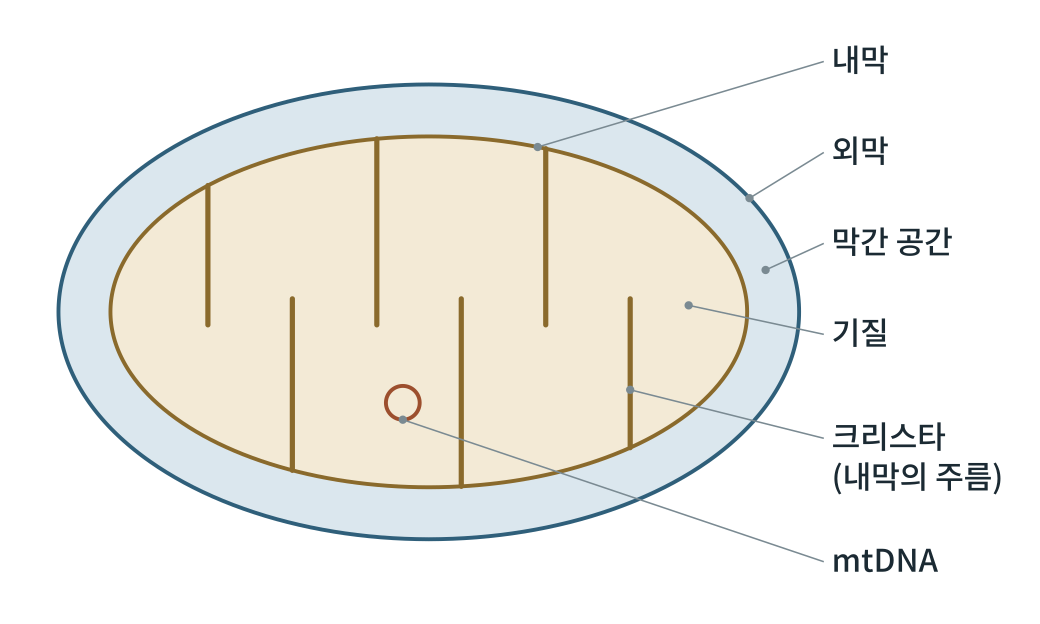
#> input picture obese2/figures2/out/그림10-2.png, 2079 x 1247 px (shown at 1/2 size)
$ python fig10-2.py
#> lines starting #> are read from the running program, lines starting #| are printed output that depends on the picture
### obese2/figures/scripts/figlib.py
# -*- coding: utf-8 -*-
"""생물·의학 대중서 그림 생성 라이브러리 (좌표 명시 SVG) — biofig_kit (원본: 「인삼과 암치유」 2026-09)

좌표계: viewBox 폭 800, 출력 폭 120mm  →  1단위 = 0.15mm = 0.425pt
  · 글자 최소 22단위(≈9.4pt).  book1.md 기준(700폭에서 18 = 8.2pt)보다 엄격하다.
  · 제목 26 이상, 수치 강조 28 이상 권장.
모든 글자의 예상 경계상자를 기록해 두었다가 save() 때
  ① 글자↔글자 겹침  ② 캔버스 밖 넘침  ③ 상자 넘침(tbox)  ④ 글자 위에 나중에 그린 불투명 도형
을 검사해 WARN에 쌓는다.  report()가 0건이어야 완성이다.

색 규칙(책 전체 통일, 흑백 인쇄에서도 명도 차로 구분):
  정상세포·일반구조 = BLUE 계열,  암세포 = WARM 계열,  면역세포 = GREEN 계열,
  인삼·진세노사이드 = GOLD 계열,  보조선·주석 = GRAY
"""
import os, math

UNIT_PT = 120.0 / 800 * 72 / 25.4
MIN_FS = 22
FONT = "'Noto Sans CJK KR',sans-serif"

INK    = '#1b2a33'
BLUE   = '#2f5f7a'; LBLUE = '#dbe7ee'; FILL = '#eef3f6'
GRAY   = '#7a8a92'; LGRAY = '#f2f4f5'; MGRAY = '#c9d1d5'
WARM   = '#9c4f2e'; LWARM = '#f3e3da'; MWARM = '#d9a48a'
GREEN  = '#3b6a4f'; LGREEN = '#e1ede5'; MGREEN = '#9cc0a9'
GOLD   = '#8a6a2c'; LGOLD = '#f3ead6'; MGOLD = '#d6bd84'
WHITE  = '#ffffff'

WARN = []


def _w(s, fs):
    """문자열 렌더링 폭 추정(단위). 한글·한자=1.0em, 영문·숫자=0.58em, 좁은 기호=0.32em"""
    t = 0.0
    for c in s:
        o = ord(c)
        if o > 0x1100 and not (0x2000 <= o <= 0x206f):
            t += 1.0
        elif c == ' ':
            t += 0.32
        elif c in 'ilj.,·|()[]:;\'"!':
            t += 0.32
        elif c in 'mwMW':
            t += 0.85
        else:
            t += 0.58
    return t * fs


def _ov(a, b):
    ix = min(a[2], b[2]) - max(a[0], b[0])
    iy = min(a[3], b[3]) - max(a[1], b[1])
    if ix <= 0 or iy <= 0:
        return 0.0
    sa = (a[2] - a[0]) * (a[3] - a[1]); sb = (b[2] - b[0]) * (b[3] - b[1])
    return ix * iy / max(1e-6, min(sa, sb))


class Fig:
    def __init__(self, name, h, w=800):
        self.name, self.w, self.h = name, w, h
        self.parts = []
        self.texts = []      # (box, s, order)
        self.shapes = []     # (box, order)  불투명 도형
        self.order = 0
        self.minfs = 999

    def _add(self, svg, box=None, opaque=False):
        self.parts.append(svg)
        if box and opaque:
            self.shapes.append((box, self.order))
        self.order += 1

    # ── 기본 도형 ──────────────────────────────────────────────
    # [6 lines left out: function rect, not called in this run]

    def circle(self, cx, cy, r, fill=FILL, stroke=BLUE, sw=2, dash=None):
        d = f' stroke-dasharray="{dash}"' if dash else ''
        self._add(f'<circle cx="{cx}" cy="{cy}" r="{r}" fill="{fill}" stroke="{stroke}" stroke-width="{sw}"{d}/>',
                  (cx - r, cy - r, cx + r, cy + r), fill not in ('none', ''))

    def ellipse(self, cx, cy, rx, ry, fill=FILL, stroke=BLUE, sw=2, rot=0):
        t = f' transform="rotate({rot} {cx} {cy})"' if rot else ''
        self._add(f'<ellipse cx="{cx}" cy="{cy}" rx="{rx}" ry="{ry}" fill="{fill}" stroke="{stroke}" '
                  f'stroke-width="{sw}"{t}/>', (cx - rx, cy - ry, cx + rx, cy + ry),
                  fill not in ('none', '') and not rot)

    def line(self, x1, y1, x2, y2, stroke=GRAY, sw=2, dash=None):
        d = f' stroke-dasharray="{dash}"' if dash else ''
        self._add(f'<line x1="{x1}" y1="{y1}" x2="{x2}" y2="{y2}" stroke="{stroke}" stroke-width="{sw}"{d}/>')

    def path(self, d, stroke=BLUE, sw=2.5, fill='none', dash=None, opacity=1):
        da = f' stroke-dasharray="{dash}"' if dash else ''
        op = f' opacity="{opacity}"' if opacity != 1 else ''
        self._add(f'<path d="{d}" fill="{fill}" stroke="{stroke}" stroke-width="{sw}" '
                  f'stroke-linejoin="round" stroke-linecap="round"{da}{op}/>')

    # [4 lines left out: function poly, not called in this run]

    def raw(self, svg):
        """직접 작성한 SVG 조각(겹침 검사 대상 아님 — 글자는 반드시 text()로 넣을 것)"""
        self._add(svg)

    def text(self, x, y, s, fs=24, weight=400, anchor='middle', color=INK, italic=False, check=True):
        if fs < MIN_FS:
            WARN.append(f'{self.name}: 글자 크기 {fs} < {MIN_FS} «{s[:20]}»')
            fs = MIN_FS
        self.minfs = min(self.minfs, fs)
        it = ' font-style="italic"' if italic else ''
        esc = s.replace('&', '&amp;').replace('<', '&lt;').replace('>', '&gt;')
        w = _w(s, fs)
        x0 = x - w / 2 if anchor == 'middle' else (x - w if anchor == 'end' else x)
        box = (x0, y - fs * 0.80, x0 + w, y + fs * 0.18)
        if check:
            self.texts.append((box, s, self.order))
        self._add(f'<text x="{x}" y="{y}" font-family="{FONT}" font-size="{fs}" font-weight="{weight}" '
                  f'text-anchor="{anchor}" fill="{color}"{it}>{esc}</text>')
        return box

    # [49 lines left out: functions lines, arrow, carrow, inhibit, tbox, not called in this run]

    def callout(self, px, py, lx, ly, lines, fs=22, anchor='start', color=INK, dot=True, lead=1.28,
                weight=400, sub=None):
        """리더선 라벨: 부위(px,py)에서 라벨(lx,ly)까지 가는 회색 선.
           라벨은 도형 바깥 여백에 둔다. anchor='start'면 라벨 왼쪽 끝이 lx, 'end'면 오른쪽 끝이 lx.
           sub: 둘째 줄에 작은 글씨(원어 등)"""
        arr = list(lines) if isinstance(lines, (list, tuple)) else [lines]
        gap = 6
        ex = lx - gap if anchor == 'start' else lx + gap
        self.line(px, py, ex, ly - fs * 0.32, GRAY, 1.2)
        if dot:
            self._add(f'<circle cx="{px}" cy="{py}" r="3.2" fill="{GRAY}"/>')
        yy = ly
        for i, s in enumerate(arr):
            self.text(lx, yy, s, fs, 700 if (i == 0 and weight == 700) else weight, anchor, color)
            yy += fs * lead
        if sub:
            self.text(lx, yy - fs * lead + fs * 1.15 + 4, sub, MIN_FS, 400, anchor, GRAY)

    # [15 lines left out: functions badge, hbar, axis_label, not called in this run]

    # ── 저장 ──────────────────────────────────────────────────
    def _check(self):
        T = self.texts
        for i in range(len(T)):
            for j in range(i + 1, len(T)):
                r = _ov(T[i][0], T[j][0])
                if r > 0.06:
                    WARN.append(f'{self.name}: 글자 겹침 {r:.0%} «{T[i][1][:16]}» ↔ «{T[j][1][:16]}»')
        for box, s, o in T:
            if box[0] < 2 or box[2] > self.w - 2 or box[1] < 2 or box[3] > self.h - 2:
                WARN.append(f'{self.name}: 캔버스 넘침 «{s[:20]}» x{box[0]:.0f}~{box[2]:.0f} y{box[1]:.0f}~{box[3]:.0f}')
            for sb, so in self.shapes:
                if so > o and _ov(box, sb) > 0.25:
                    WARN.append(f'{self.name}: 글자가 나중 도형에 가려짐 «{s[:20]}»')

    def save(self, outdir):
        self._check()
        mm_h = self.h / self.w * 120
        svg = (f'<svg xmlns="http://www.w3.org/2000/svg" viewBox="0 0 {self.w} {self.h}" '
               f'width="120mm" height="{mm_h:.1f}mm">'
               f'<rect x="0" y="0" width="{self.w}" height="{self.h}" fill="#ffffff"/>'
               + ''.join(self.parts) + '</svg>')
        os.makedirs(outdir, exist_ok=True)
        open(os.path.join(outdir, self.name), 'w', encoding='utf-8').write(svg)
        return self.name, self.minfs * UNIT_PT


# [18 lines left out: functions point_in_poly, contain, not called in this run]


def report(prefix=''):
    W = [w for w in WARN if w.startswith(prefix)] if prefix else WARN
    if W:
        print(f'⚠ 경고 {len(W)}건:')
        for w in W:
            print('  ', w)
    else:
        print('✓ 겹침·넘침·글자크기 경고 0건')
    return len(W)

### obese2/figures2/scripts/fig10-2.py
# -*- coding: utf-8 -*-
import os, sys, math
sys.path.insert(0, os.path.dirname(os.path.abspath(__file__)))
import figlib as F
from figlib import Fig, INK, BLUE, LBLUE, GRAY, WARM, LWARM, GREEN, LGREEN, GOLD, LGOLD
here = os.path.dirname(os.path.abspath(__file__)); OUT = os.path.join(here, "..", "svg")
f = Fig('fig10-2.svg', 480)
cx, cy = 330, 240
f.ellipse(cx, cy, 285, 175, LBLUE, BLUE, 3)
f.ellipse(cx, cy, 245, 135, LGOLD, GOLD, 3)
# 크리스타: 내막이 안쪽으로 접힌 주름
xs = [-170, -105, -40, 25, 90, 155]
for i, dx in enumerate(xs):
    t = math.sqrt(1 - (dx / 245) ** 2) * 135
    if i % 2 == 0:
        f.path(f'M {cx+dx} {cy-t} L {cx+dx} {cy+10}', GOLD, 4)
    else:
        f.path(f'M {cx+dx} {cy+t} L {cx+dx} {cy-10}', GOLD, 4)
f.circle(cx - 20, cy + 70, 13, 'none', WARM, 3)
f.callout(cx + 245 * math.cos(math.radians(70)), cy - 135 * math.sin(math.radians(70)), 640, 55, ['내막'], 24)
f.callout(cx + 285 * math.cos(math.radians(30)), cy - 175 * math.sin(math.radians(30)), 640, 125, ['외막'], 24)
f.callout(cx + 265 * math.cos(math.radians(12)), cy - 155 * math.sin(math.radians(12)), 640, 195, ['막간 공간'], 24)
f.callout(cx + 200, cy - 5, 640, 265, ['기질'], 24)
f.callout(cx + 155, cy + 60, 640, 345, ['크리스타', '(내막의 주름)'], 24)
f.callout(cx - 20, cy + 83, 640, 440, ['mtDNA'], 24)
print(f.save(OUT)); F.report()
import cairosvg
from PIL import Image
o = os.path.join(here, '..', 'out')
cairosvg.svg2png(url=os.path.join(OUT, 'fig10-2.svg'), write_to=os.path.join(o, '그림10-2.png'), output_width=2079, background_color='white')
#> (this line was passed over: cairosvg is not available in this run)
Image.open(os.path.join(o, '그림10-2.png')).convert('L').save(os.path.join(o, '그림10-2-흑백.png'))
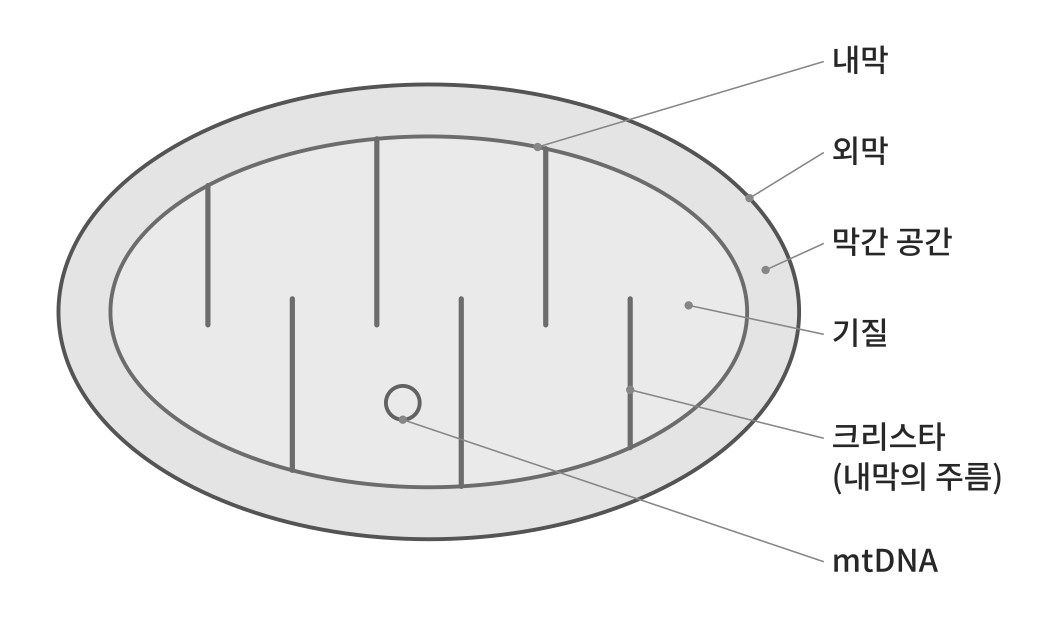
#> saved as 그림10-2-흑백.png: PIL image 2079x1247 L (shown at 1/2 size); min 39, max 255, mean 239.2

$ run again, with obese2/figures2/out/그림1-1.png copied over obese2/figures2/out/그림10-2.png
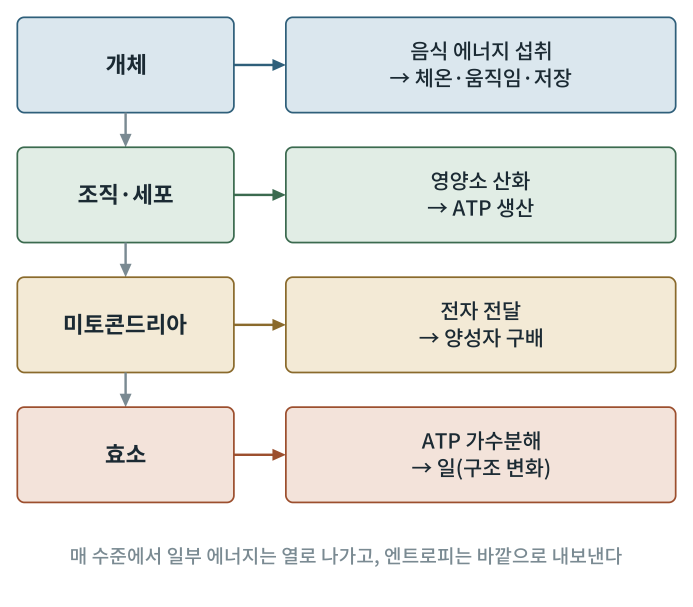
#> input picture obese2/figures2/out/그림1-1.png, 2079 x 1819 px (shown at 1/3 size)
#> `Image.open(os.path.join(o, '그림10-2.png')).convert('L').save(os.path.jo..`:
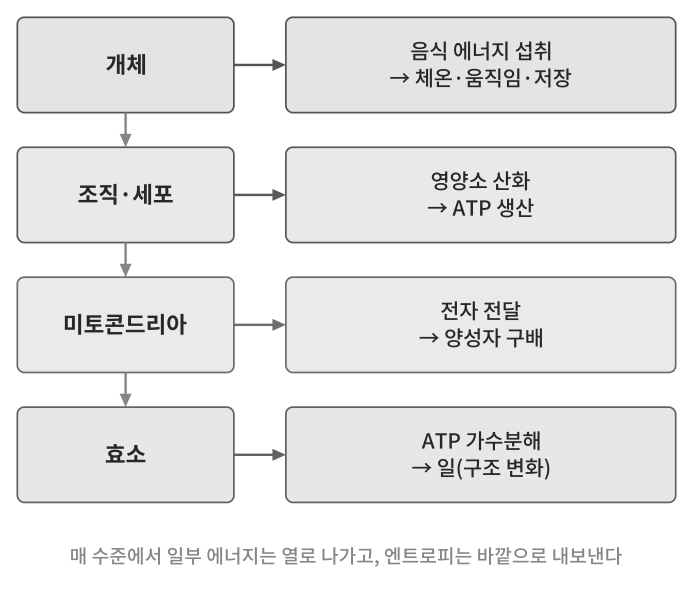
#> saved as 그림10-2-흑백.png: PIL image 2079x1819 L (shown at 1/3 size); min 39, max 255, mean 233.6

$ run again, with obese2/figures2/out/그림10-1.png copied over obese2/figures2/out/그림10-2.png
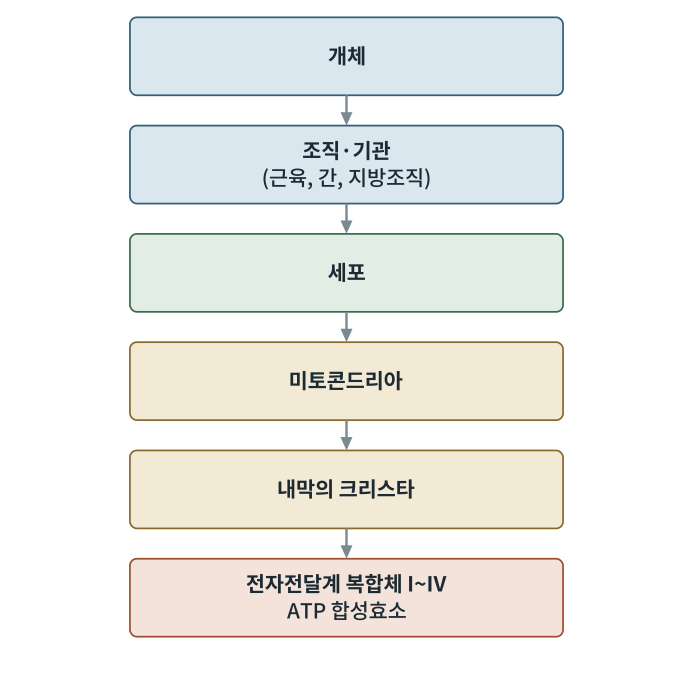
#> input picture obese2/figures2/out/그림10-1.png, 2079 x 2053 px (shown at 1/3 size)
#> `Image.open(os.path.join(o, '그림10-2.png')).convert('L').save(os.path.jo..`:
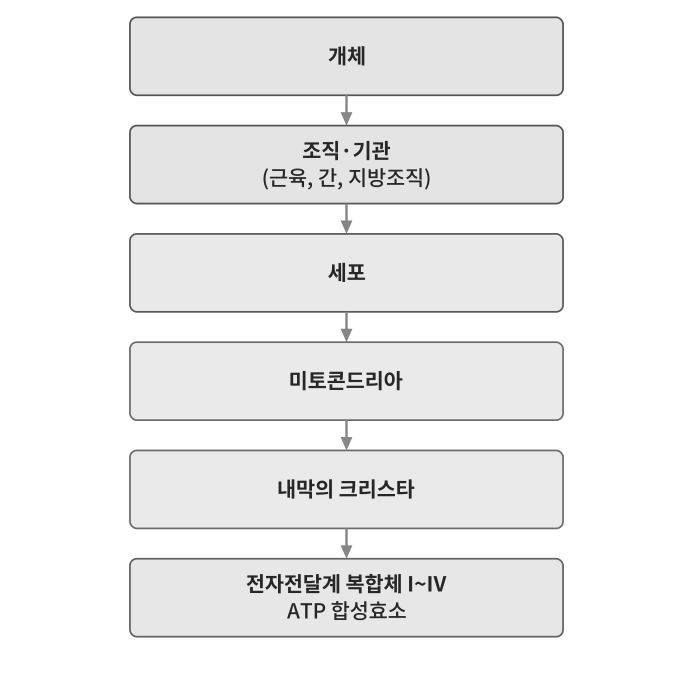
#> saved as 그림10-2-흑백.png: PIL image 2079x2053 L (shown at 1/3 size); min 39, max 255, mean 239.1

$ run again, with obese2/figures2/out/그림11-1.png copied over obese2/figures2/out/그림10-2.png
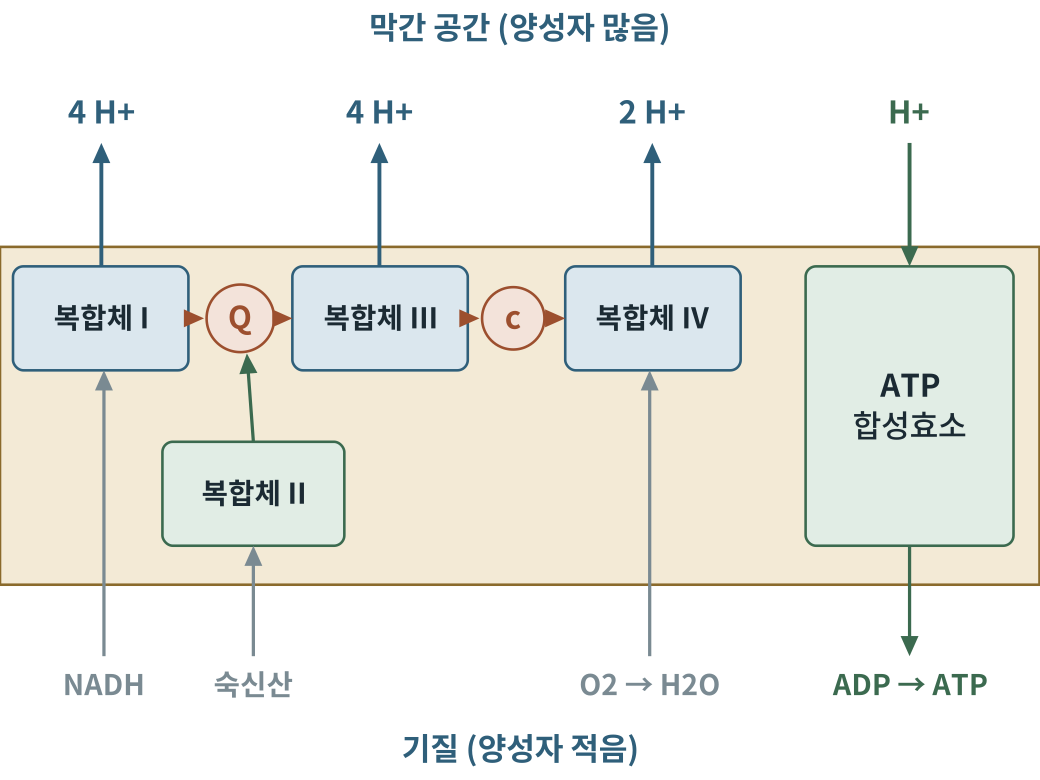
#> input picture obese2/figures2/out/그림11-1.png, 2079 x 1559 px (shown at 1/2 size)
#> `Image.open(os.path.join(o, '그림10-2.png')).convert('L').save(os.path.jo..`:
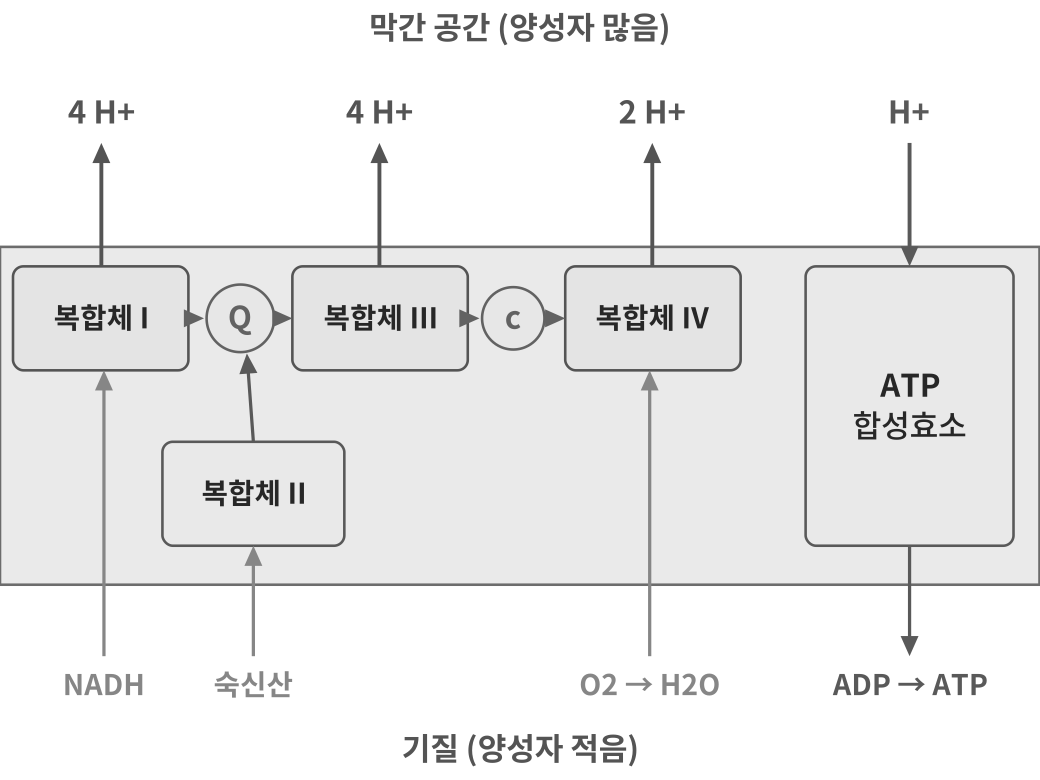
#> saved as 그림10-2-흑백.png: PIL image 2079x1559 L (shown at 1/2 size); min 39, max 255, mean 237.8
